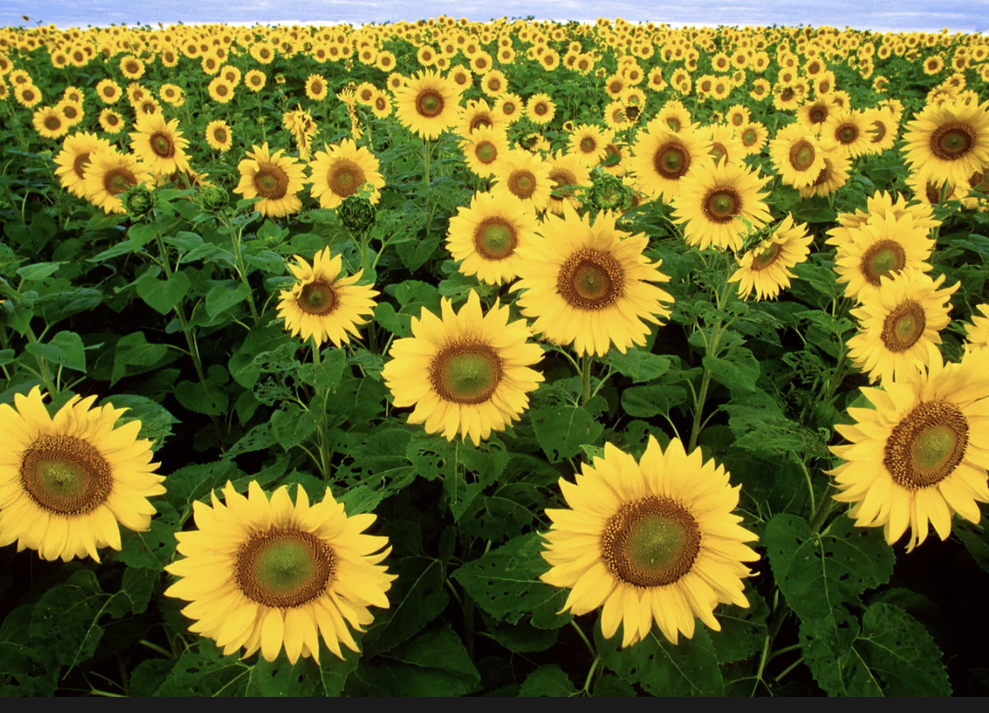
#> input picture algorithms_test/flower.png, 989 x 713 px, shrunk from 1168 x 842 before the run
$ python integer.py
#> lines starting #> are read from the running program, lines starting #| are printed output that depends on the picture
import cv2
import numpy as np

def integer_gray_image_processing(image):
    # Convert pixel values to integers
    image_int = image.astype(int)

    # Example processing: Invert the image
    inverted_image_int = 255 - image_int

    # Convert pixel values back to uint8 type
    inverted_image = inverted_image_int.astype(np.uint8)

    return inverted_image

# Read a grayscale image
image = cv2.imread('../flower.png', cv2.IMREAD_GRAYSCALE)
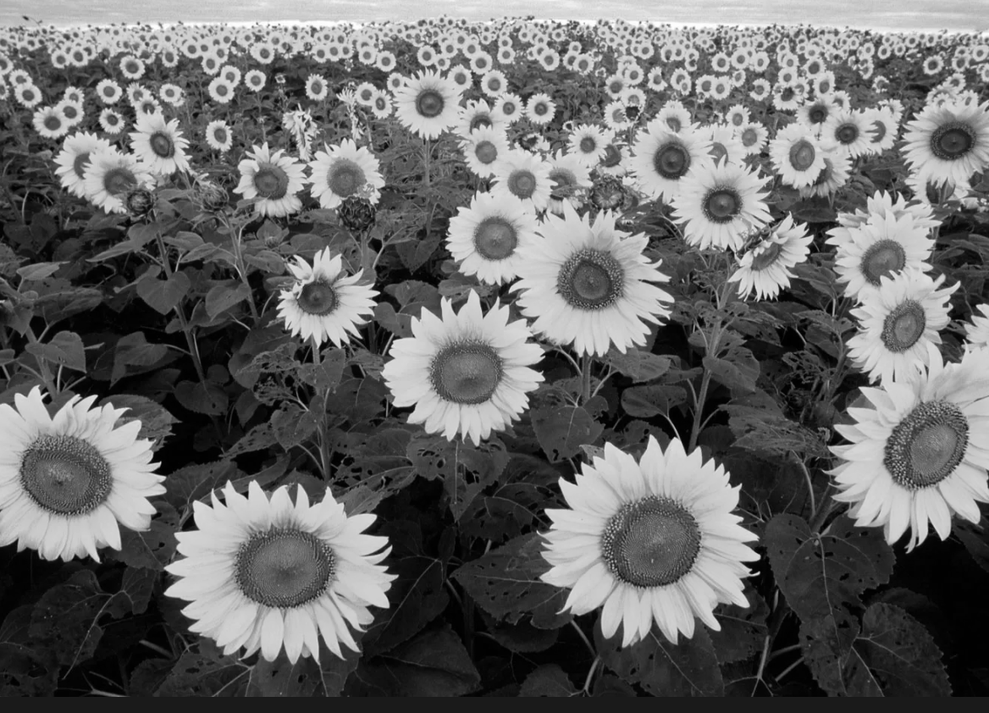
#> image: shape (713, 989); min 0, max 255, mean 103.7

# Perform integer-based image processing
processed_image = integer_gray_image_processing(image)
#> in integer_gray_image_processing, `inverted_image_int = 255 - image_int`:
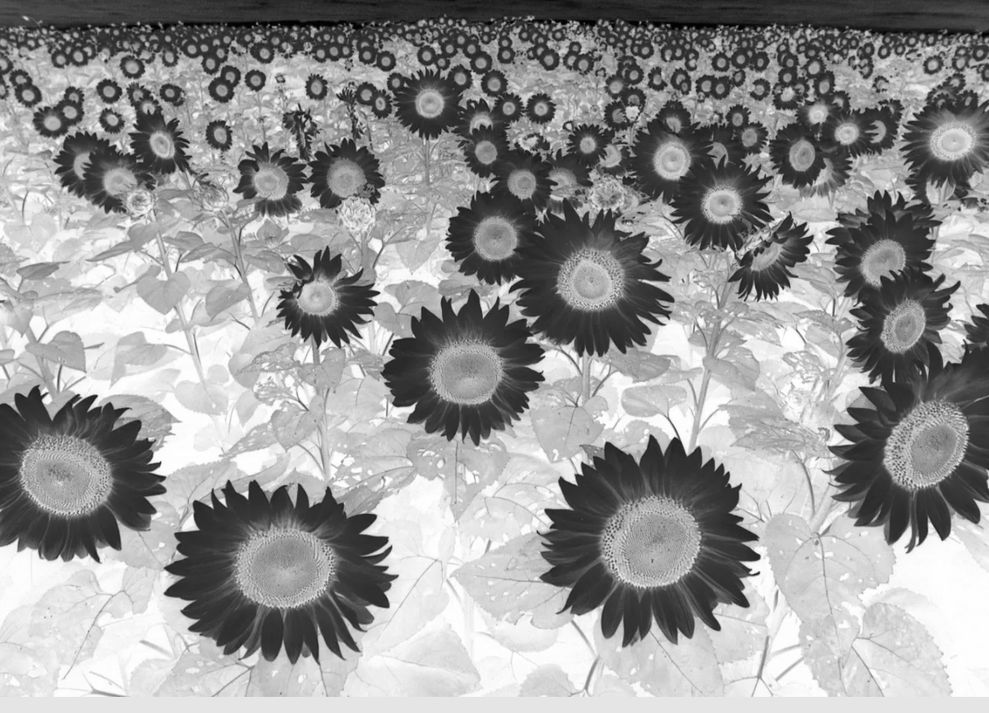
#> inverted_image_int: shape (713, 989) int64; min 0, max 255, mean 151.3

# Display the original and processed images
cv2.imshow('Original Image', image)
cv2.imshow('Processed Image', processed_image)
cv2.waitKey(0)
cv2.destroyAllWindows()
